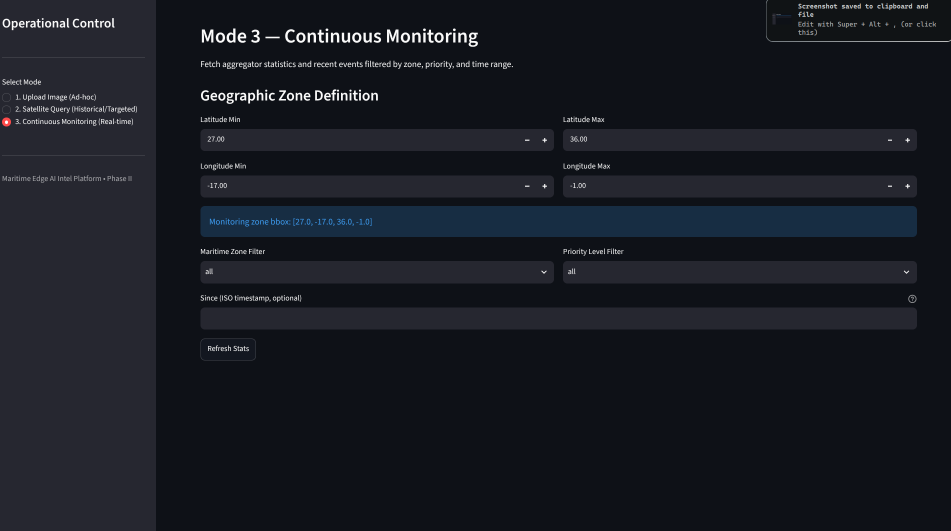
#> input picture site/images/ksf-space-maritime-edge-ai-intel-platform-dashboard-monitoring-events.png, 1902 x 1062 px (shown at 1/2 size); its folder holds 4 pictures in this run
$ python cvat_fallback_validator.py --scene ../../site/images
#> lines starting #> are read from the running program, lines starting #| are printed output that depends on the picture
#!/usr/bin/env python3
"""
CVAT Fallback Validator — Interactive Annotation Validation Tool
================================================================
A lightweight alternative to CVAT for validating 3,321 AIS annotations
on Sentinel-1 Pipeline D tiles (512x512).

Usage::

    # Validate scene 1 (10 tiles — quick test)
    uv run python phase0/scripts/cvat_fallback_validator.py \\
        --scene phase0/data/cvat_annotated_only/S1D_20260711

    # Validate scene 2 (1534 tiles — full validation)
    uv run python phase0/scripts/cvat_fallback_validator.py \\
        --scene phase0/data/cvat_annotated_only/S1D_20260716

    # Resume interrupted validation
    uv run python phase0/scripts/cvat_fallback_validator.py \\
        --scene phase0/data/cvat_annotated_only/S1D_20260716 \\
        --resume

    # Export validated labels
    uv run python phase0/scripts/cvat_fallback_validator.py \\
        --scene phase0/data/cvat_annotated_only/S1D_20260716 \\
        --export-only

    # Generate static HTML overview (no GUI needed)
    uv run python phase0/scripts/cvat_fallback_validator.py \\
        --scene phase0/data/cvat_annotated_only/S1D_20260716 \\
        --generate-report phase0/data/results/cvat_overview.html

Interactive controls::

    [a]      Accept tile (all boxes validated)
    [d]      Delete selected box
    [e]      Mark selected box as "needs edit"
    [E]      Edit box coordinates (click 2 corners)
    [n]      Next tile (skip without validating)
    [p]      Previous tile
    [s]      Save progress
    [q]      Quit and save
    [1/2/3]  Change class of selected box:
             1 = vessel_AIS_confirmed
             2 = vessel_visual_only
             3 = vessel_dark_vessel_candidate
    [Tab]    Select next box
    [Up/Down] Navigate between boxes
"""

import argparse
import json
import logging
import shutil
import sys
from pathlib import Path
from typing import Any

import numpy as np

logger = logging.getLogger("cvat_fallback")

# ---------------------------------------------------------------------------
# Constants
# ---------------------------------------------------------------------------

CLASS_NAMES = {
    0: "vessel_AIS_confirmed",
    1: "vessel_visual_only",
    2: "vessel_dark_vessel_candidate",
}

CLASS_IDS = {v: k for k, v in CLASS_NAMES.items()}

CLASS_COLORS = {
    0: "#4CAF50",  # AIS_confirmed — green
    1: "#FF9800",  # visual_only — orange
    2: "#F44336",  # dark_vessel — red
}

PROGRESS_FILE = "_validation_progress.json"
EXPORT_DIR = "labels_validated"


# ---------------------------------------------------------------------------
# Label helpers
# ---------------------------------------------------------------------------


def parse_yolo_label(txt_path: Path, img_w: int = 512, img_h: int = 512) -> list[dict[str, Any]]:
    """Parse a YOLO .txt label file into a list of annotation dicts with pixel coordinates.

    Supports: cls cx cy w h (normalized).

    Returns empty list if file does not exist or is empty.
    """
    boxes = []
    if not txt_path.exists():
        return boxes
    text = txt_path.read_text().strip()
    if not text:
        return boxes
    for line in text.splitlines():
        parts = line.strip().split()
        if len(parts) < 5:
            continue
        cls_id = int(parts[0])
        cx = float(parts[1]) * img_w
        cy = float(parts[2]) * img_h
        w = float(parts[3]) * img_w
        h = float(parts[4]) * img_h
        x1 = int(cx - w / 2)
        y1 = int(cy - h / 2)
        x2 = int(cx + w / 2)
        y2 = int(cy + h / 2)
        boxes.append(
            {
                "class_id": cls_id,
                "class_name": CLASS_NAMES.get(cls_id, "unknown"),
                "x1": x1,
                "y1": y1,
                "x2": x2,
                "y2": y2,
                "cx": cx,
                "cy": cy,
                "w": w,
                "h": h,
                "status": "pending",
            }
        )
    return boxes


# [16 lines left out: function boxes_to_yolo, not called in this run]


# ---------------------------------------------------------------------------
# Progress persistence
# ---------------------------------------------------------------------------


def load_progress(scene_dir: Path) -> dict[str, Any]:
    """Load validation progress JSON from scene directory."""
    prog_path = scene_dir / PROGRESS_FILE
    if prog_path.exists():
        return json.loads(prog_path.read_text())
    return {"completed_tiles": [], "decisions": {}}


def save_progress(scene_dir: Path, progress: dict[str, Any]) -> None:
    """Save validation progress to JSON file."""
    prog_path = scene_dir / PROGRESS_FILE
    prog_path.write_text(json.dumps(progress, indent=2, ensure_ascii=False))
    logger.info("Progress saved — %d tiles processed", len(progress["completed_tiles"]))


# ---------------------------------------------------------------------------
# Interactive validation (lazy matplotlib import)
# ---------------------------------------------------------------------------


class ValidationSession:
    """Matplotlib-based interactive annotation validation session.

    Imports matplotlib lazily so that non-GUI operations (export, report)
    never touch the GUI backend.
    """

    def __init__(self, scene_dir: Path):
        self.scene_dir = scene_dir
        self.images_dir = scene_dir / "images"
        self.labels_dir = scene_dir / "labels"
        self._setup_gui()

        self.png_files = sorted(self.images_dir.glob("*.png"))
        if not self.png_files:
            logger.error("No images found in %s", self.images_dir)
            sys.exit(1)

        self.progress = load_progress(scene_dir)
        self.total = len(self.png_files)
        self.tile_idx = 0
        self.selected_box = -1
        self.running = True
        self.current_boxes: list[dict[str, Any]] = []
        self.current_img: np.ndarray | None = None

        # Matplotlib figure
        self.fig, self.ax = plt.subplots(figsize=(10, 10))
        self.fig.canvas.mpl_connect("key_press_event", self.on_key)
        self.fig.canvas.mpl_connect("button_press_event", self.on_click)
        self.fig.canvas.mpl_connect("close_event", self.on_close)
        self.fig.canvas.manager.set_window_title(f"Validation — {scene_dir.name}")

        # Status bar
        self.status_text = self.fig.text(
            0.5,
            0.01,
            "",
            ha="center",
            va="bottom",
            fontsize=9,
            family="monospace",
            bbox=dict(boxstyle="round,pad=0.3", facecolor="#333", edgecolor="none"),
            color="white",
        )

        logger.info("Loaded %d tiles for validation in %s", self.total, scene_dir.name)

    def _setup_gui(self):
        """Import matplotlib and set up interactive backend.

        Tries TkAgg first (most common), then Qt backends.
        Exits with instructions if no GUI backend is available.
        """
        import matplotlib

        for backend in ["TkAgg", "QtAgg", "Qt5Agg", "GTK3Agg"]:
            try:
                matplotlib.use(backend, force=True)
                break
            except Exception:
                continue
        else:
            # No GUI backend found
            print()
            print("=" * 60)
            print("  INTERACTIVE MODE UNAVAILABLE")
            print("=" * 60)
            print("  No interactive matplotlib backend found.")
            print()
            print("  Install Tkinter:  sudo apt install python3-tk")
            print("  Or try:           brew install python-tk")
            print()
            print("  Alternatives:")
            print("    --export-only        Export validated labels")
            print("    --generate-report    Generate HTML overview")
            print("=" * 60)
            sys.exit(1)

        global plt, patches, KeyEvent, MouseButton, MouseEvent
        import matplotlib.patches as patches
        import matplotlib.pyplot as plt
        from matplotlib.backend_bases import KeyEvent, MouseButton, MouseEvent

    def run(self):
        """Main validation loop: iterate over tiles."""
        while self.running and self.tile_idx < self.total:
            self._load_tile()

            # Skip already completed tiles
            png_stem = self.png_files[self.tile_idx].stem
            if png_stem in self.progress["completed_tiles"]:
                self.tile_idx += 1
                continue

            self._draw()
            plt.waitforbuttonpress()

            if self.running:
                self.tile_idx += 1

        if self.tile_idx >= self.total and self.running:
            logger.info("")
            logger.info("=" * 60)
            logger.info("  VALIDATION COMPLETE!")
            logger.info("=" * 60)
            logger.info("  Run with --export-only to export validated labels.")
            logger.info("=" * 60)

        self._save()
        plt.close(self.fig)

    def _load_tile(self):
        """Load current tile image and annotations from disk."""
        png_path = self.png_files[self.tile_idx]
        tile_name = png_path.stem

        # Load image
        img = plt.imread(str(png_path))
#> img is the input picture: shape (1062, 1902, 3) float32; mean R, G, B 0.0958, 0.105, 0.136
        if img.max() <= 1.0:
            img = (img * 255).astype(np.uint8)
        if len(img.shape) == 2:
            self.current_img = np.stack([img] * 3, axis=-1)
        else:
            self.current_img = img

        # Parse labels
        txt_path = self.labels_dir / f"{tile_name}.txt"
        self.current_boxes = parse_yolo_label(txt_path)

        # Restore decisions from previous session
        if tile_name in self.progress.get("decisions", {}):
            saved = self.progress["decisions"][tile_name].get("boxes", {})
            for b in self.current_boxes:
                bbox_key = self._box_key(b)
                if bbox_key in saved:
                    b["status"] = saved[bbox_key].get("status", "pending")
                    b["class_id"] = saved[bbox_key].get("class_id", b["class_id"])
                    b["class_name"] = CLASS_NAMES.get(b["class_id"], "unknown")
                    edit = saved[bbox_key].get("edit")
                    if edit:
                        b.update(edit)

        self.selected_box = -1

    @staticmethod
    def _box_key(b: dict) -> str:
        return f"{b['x1']}_{b['y1']}_{b['x2']}_{b['y2']}"

    def _draw(self):
        """Render current tile with annotations and HUD."""
        self.ax.clear()
        self.ax.imshow(self.current_img, cmap="gray")

        tile_name = self.png_files[self.tile_idx].stem
        completed = len(self.progress["completed_tiles"])
        active = sum(1 for b in self.current_boxes if b["status"] != "deleted")
        pending = sum(1 for b in self.current_boxes if b["status"] == "pending")

        self.ax.set_title(
            f"Tile {self.tile_idx + 1}/{self.total} — {tile_name[:40]}\n"
            f"Boxes: {active} active ({pending} pending) | "
            f"Validated: {completed}/{self.total} tiles",
            fontsize=10,
        )

        # Draw boxes
        for i, b in enumerate(self.current_boxes):
            if b["status"] == "deleted":
                continue
            color = CLASS_COLORS.get(b["class_id"], "#FFFFFF")
            is_selected = i == self.selected_box
            lw = 3 if is_selected else 1.5
            rect = patches.Rectangle(
                (b["x1"], b["y1"]),
                b["x2"] - b["x1"],
                b["y2"] - b["y1"],
                linewidth=lw,
                edgecolor=color,
                facecolor="none",
                alpha=0.9,
            )
            self.ax.add_patch(rect)

            # Class label tag
            tag = b["class_name"][:10]
            if b["status"] == "edited":
                tag += " ✏️"
            elif b["status"] == "accepted":
                tag += " ✅"
            self.ax.text(
                b["x1"],
                b["y1"] - 4,
                tag,
                fontsize=7,
                color=color,
                va="bottom",
                bbox=dict(boxstyle="round,pad=0.1", facecolor="#222", alpha=0.7, edgecolor="none"),
            )

            # Center cross for selected box
            if is_selected:
                self.ax.plot(b["cx"], b["cy"], marker="+", color="yellow", markersize=12, mew=2)

        self.ax.set_xlim(0, 512)
        self.ax.set_ylim(512, 0)
        self.ax.set_aspect("equal")

        # Status bar
        controls = (
            "[a]=Accept  [d]=Delete  [e]=✏️Mark  [E]=🖱️Edit  "
            "[1/2/3]=Class  [Tab↑↓]=Select  "
            "[n]=Next  [p]=Prev  [s]=💾Save  [q]=🚪Quit"
        )
        self.status_text.set_text(controls)
        self.fig.canvas.draw_idle()

    def _save(self):
        save_progress(self.scene_dir, self.progress)

    # [177 lines left out: functions _accept_tile, on_key, on_click, _edit_box_interactive, not called in this run]

    def on_close(self, event):
        """Handle window close button."""
        self.running = False


# ---------------------------------------------------------------------------
# Export validated labels
# ---------------------------------------------------------------------------


# [224 lines left out: functions export_validated, generate_report, list_available_scenes, not called in this run]


# ---------------------------------------------------------------------------
# CLI entry point
# ---------------------------------------------------------------------------


def main():
    parser = argparse.ArgumentParser(
        description="CVAT Fallback Validator — interactive annotation validation for AIS labels",
    )
    parser.add_argument(
        "--scene",
        type=Path,
        required=True,
        help="Path to scene directory (e.g. phase0/data/cvat_annotated_only/S1D_20260716)",
    )
    parser.add_argument(
        "--resume",
        action="store_true",
        help="Resume an interrupted validation session (auto-detected by default)",
    )
    parser.add_argument(
        "--export-only",
        action="store_true",
        help="Export validated labels without launching the interactive GUI",
    )
    parser.add_argument(
        "--generate-report",
        type=Path,
        default=None,
        metavar="OUTPUT.html",
        help="Generate a static HTML overview of all tiles (no GUI needed)",
    )
    parser.add_argument(
        "-v",
        "--verbose",
        action="store_true",
        help="Verbose logging",
    )

    args = parser.parse_args()

    logging.basicConfig(
        level=logging.DEBUG if args.verbose else logging.INFO,
        format="%(asctime)s [%(levelname)s] %(message)s",
        datefmt="%H:%M:%S",
    )

    # Validate scene directory
    if not args.scene.exists():
        logger.error("Scene directory not found: %s", args.scene)
        list_available_scenes(args.scene.parent)
        sys.exit(1)

    if not (args.scene / "images").exists():
        logger.error("No 'images/' directory inside %s", args.scene)
        sys.exit(1)

    images_dir = args.scene / "images"
    labels_dir = args.scene / "labels"
    png_count = len(list(images_dir.glob("*.png")))
    label_count = len(list(labels_dir.glob("*.txt")))
    logger.info("Scene: %s", args.scene.name)
    logger.info("  Images: %d  |  Labels: %d", png_count, label_count)

    # Route to appropriate action
    if args.generate_report:
        # Use Agg backend for batch mode — no GUI needed
        import matplotlib

        matplotlib.use("Agg")
        generate_report(args.scene, args.generate_report)
    elif args.export_only:
        export_validated(args.scene)
    else:
        if args.resume:
            logger.info("Resuming previous validation session...")
        session = ValidationSession(args.scene)
        session.run()
#> in run, `plt.close(self.fig)`:
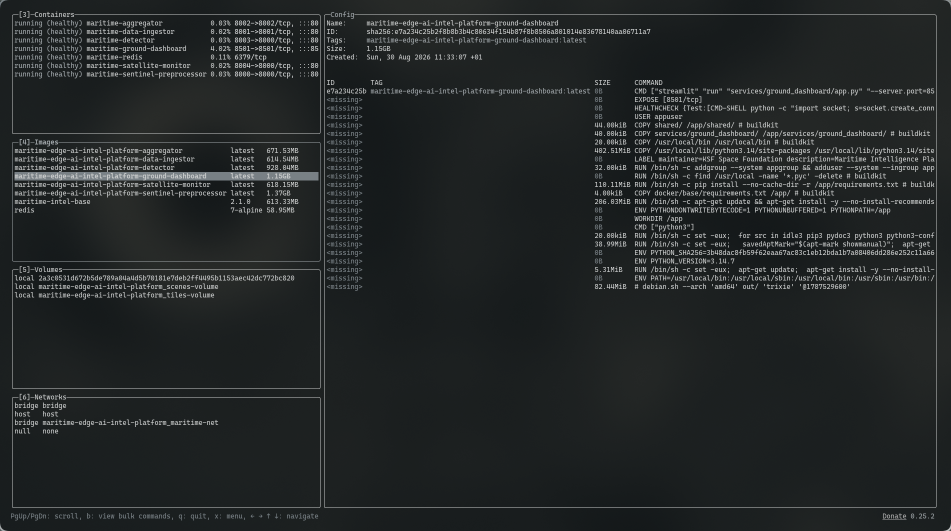
#> shown: shape (1062, 1902, 3) (shown at 1/2 size); mean R, G, B 36.1, 39.9, 40.1


if __name__ == "__main__":
    main()
